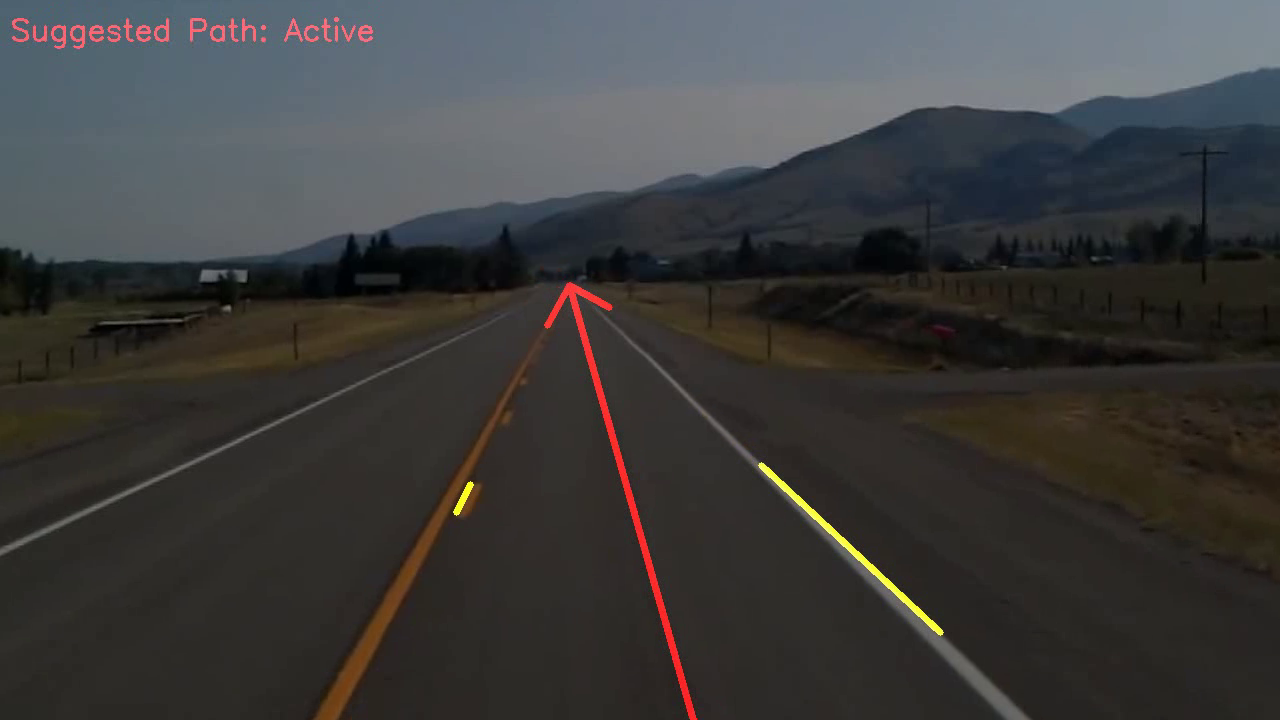
#> input picture frame 6 of output.mp4, 1280 x 720 px, given in place of test2.mp4, which was not available
$ python main.py
#> lines starting #> are read from the running program, lines starting #| are printed output that depends on the picture; after the words box and inside, x2 and y2 are one past the last pixel; in counts of white or black regions, pixels touching at a corner belong together; pictures that were not available may be replaced by others from this repository, and a replacement may not be noted
### detector.py
import matplotlib.pyplot as plt
import cv2
import numpy as np
from numpy.linalg import det


def region_of_interest(img, vertices):
    mask = np.zeros_like(img)
    match_mask_color = 255
    cv2.fillPoly(mask, vertices, match_mask_color)
    masked_image = cv2.bitwise_and(img, mask)
    return masked_image


# [41 lines left out: functions line_engineer, intersection_calculator, base_point_finder, not called in this run]


def draw_lines(original_image, houghp_transform_lines):
    blank_image = np.zeros_like(original_image)

    # get all values of theta for all detected lines
    theta_values = []
    for line in houghp_transform_lines:
        (x0, y0, x1, y1) = line[0]
        points = (x0, y0, x1, y1)
        theta = np.arctan((y1 - y0) / (x1 - x0))
        theta_values.append((theta, points))

    # remove all groups of parallel line, while leaving one
    theta_values.sort(key=lambda x: x[0])
    compare = None
    intersecting_lines = []
    for (i, (theta, points)) in enumerate(theta_values):
        if i == 0:
            compare = theta
            intersecting_lines.append(points)
            continue
        else:
            delta = compare - theta
            compare = theta
            # radians
            if -(np.pi / 12) <= delta <= (np.pi / 12):
                continue
            else:
                intersecting_lines.append(points)

    # iterate through intersecting_lines and plot all points
    if len(intersecting_lines) == 2:
        lines = []
        for (x0, y0, x1, y1) in intersecting_lines:
            cv2.line(blank_image, (x0, y0), (x1, y1), (0, 255, 255), thickness=5)
            lines.append(line_engineer((x0, y0), (x1, y1)))
        point = intersection_calculator(lines[0], lines[1])
        base = base_point_finder(lines[0], lines[1])
        cv2.arrowedLine(blank_image, base, point, (0, 0, 255), 5)
        cv2.putText(blank_image, "Suggested Path: Active", (10, 40), cv2.FONT_HERSHEY_SIMPLEX, 1, (0, 0, 255), 2)
    else:
        for (x0, y0, x1, y1) in intersecting_lines:
            cv2.line(blank_image, (x0, y0), (x1, y1), (0, 255, 255), thickness=5)
        cv2.putText(blank_image, "Suggested Path: Inactive", (10, 40), cv2.FONT_HERSHEY_SIMPLEX, 1, (0, 0, 255), 2)
    detected_image = cv2.addWeighted(original_image, 0.6, blank_image, 1, 0)

    if len(intersecting_lines) != 2:
        print("help", len(intersecting_lines))

    return detected_image


def lane_detection(image):
    img = image.copy()
    height = img.shape[0]
    width = img.shape[1]

    gray_image = cv2.cvtColor(img, cv2.COLOR_RGB2GRAY)
    edges = cv2.Canny(gray_image, 50, 100)

    vertices = [(0, height), (width / 2, height / 2), (width, height)]
    cropped_image = region_of_interest(edges, np.array([vertices], np.int32))
    lanes_detected_image = draw_lines(img, cv2.HoughLinesP(cropped_image, 1, np.pi / 180, 27, minLineLength=20,
                                                           maxLineGap=25))

    return lanes_detected_image

### main.py
from detector import *

if __name__ == "__main__":
    cap = cv2.VideoCapture("test2.mp4")
    fourcc = cv2.VideoWriter_fourcc(*'mp4v')
    out = cv2.VideoWriter("output.mp4", fourcc, 20, (1280, 720))

    while cap.isOpened():
        (ret, frame) = cap.read()
#> frame is the input picture: shape (720, 1280, 3); mean B, G, R 60, 60.5, 60.9

        if ret == True:
            frame = lane_detection(frame)
#> in lane_detection, `edges = cv2.Canny(gray_image, 50, 100)`:
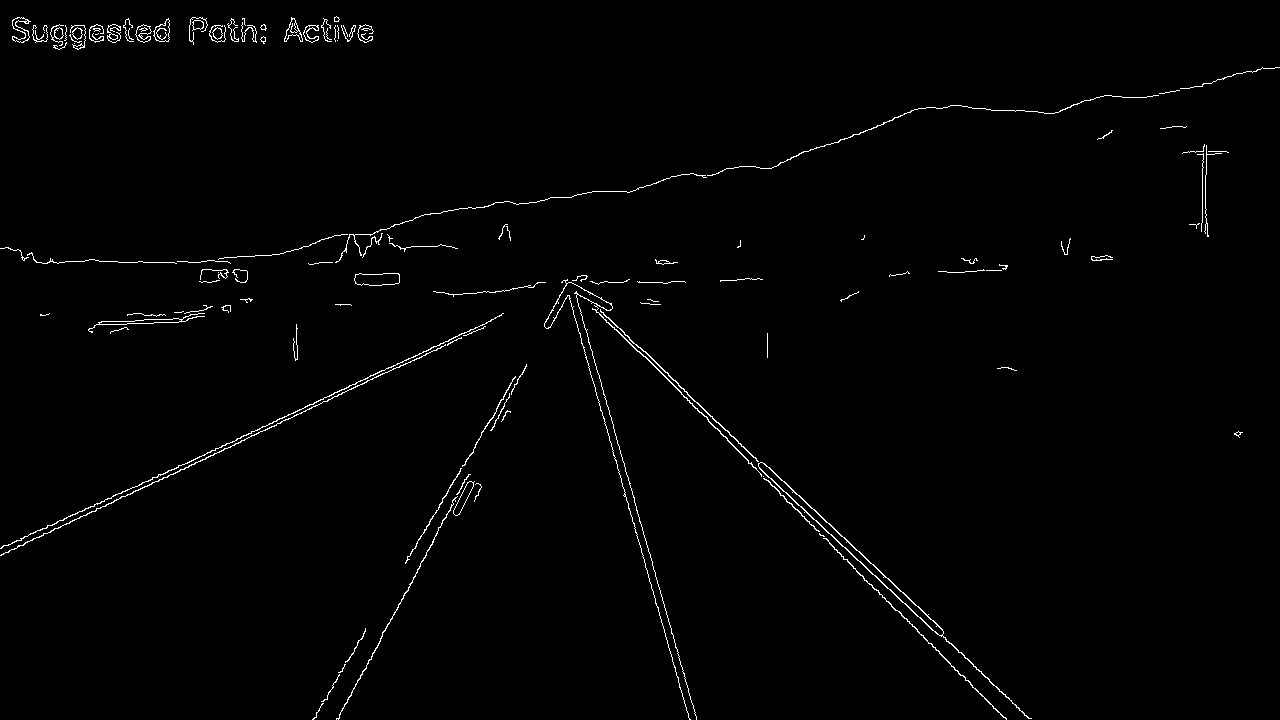
#> edges: shape (720, 1280); 1.2% white in thin lines or dots
#> in region_of_interest, `masked_image = cv2.bitwise_and(img, mask)`:
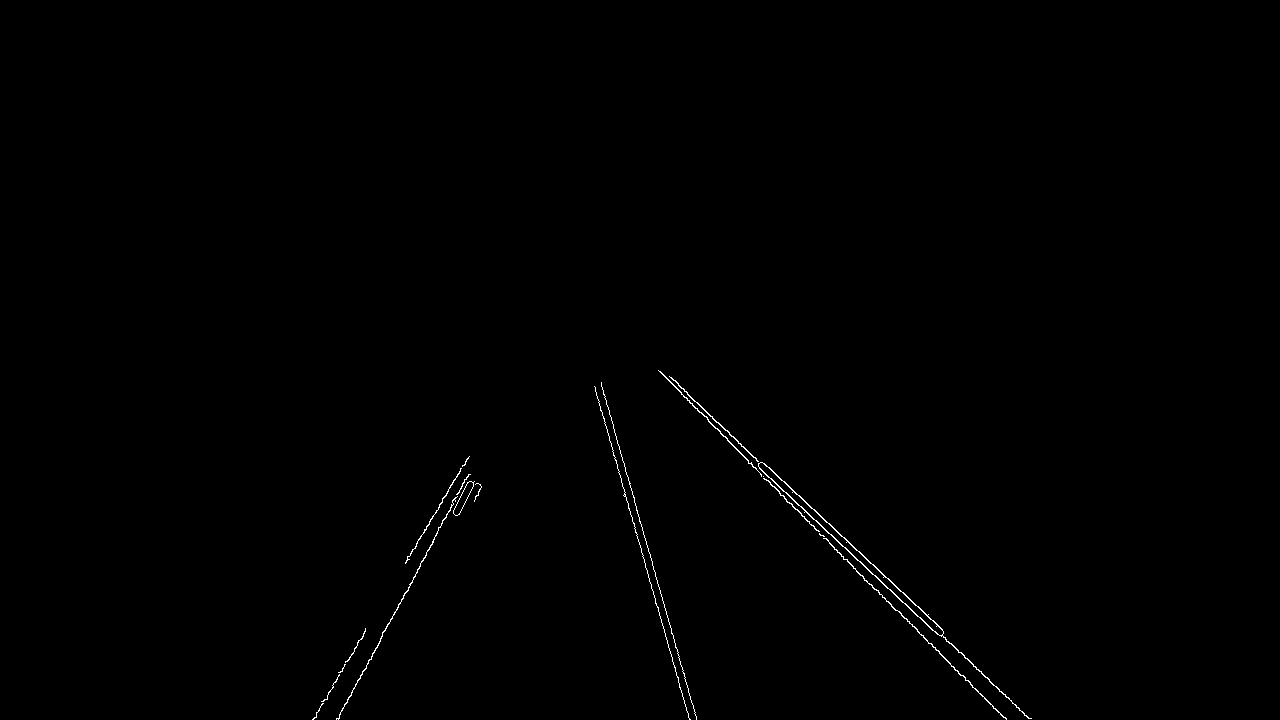
#> masked_image: shape (720, 1280); 0.34% white in thin lines or dots, all inside (x1, y1, x2, y2) = (312, 370, 1032, 720)
#> the loop in draw_lines, `for line in houghp_transform_lines:` made 25 passes
#> (x0, y0, x1, y1, theta) on passes 1 to 8: (758, 466, 939, 635, 0.751), (681, 394, 1006, 719, 0.785), (658, 370, 847, 559, 0.785), (748, 462, 1003, 717, 0.785), (762, 462, 943, 631, 0.751), (601, 383, 696, 717, 1.29), (595, 390, 689, 719, 1.29), (338, 719, 468, 474, -1.08)
#> after the loop in draw_lines, `for line in houghp_transform_lines:`: theta_values = 25 items
#> the loop in draw_lines, `for (i, (theta, points)) in enumerate(theta_values):` made 25 passes
#> (theta, points, delta, compare) on passes 2 to 9: (-1.11, (459, 514, 473, 486), -0.027, -1.11), (-1.08, (338, 719, 468, 474), -0.0242, -1.08), (-1.08, (339, 715, 404, 593), -0.0017, -1.08), (-1.08, (339, 718, 469, 474), 0, -1.08), (-1.05, (313, 719, 365, 628), -0.0296, -1.05), (-1.05, (314, 718, 365, 630), -0.0061, -1.05), (-1.03, (405, 563, 469, 456), -0.0138, -1.03), (-1.03, (407, 558, 467, 458), -0.00138, -1.03)
#> after the loop in draw_lines, `for (i, (theta, points)) in enumerate(theta_values):`: intersecting_lines = [(453, 512, 467, 482), (764, 463, 942, 629), (595, 390, 689, 719)]
#> the loop in draw_lines, `for (x0, y0, x1, y1) in intersecting_lines:` made 3 passes
#> in draw_lines, `cv2.putText(blank_image, "Suggested Path: Inactive", (10, 40), cv2.FON..`:
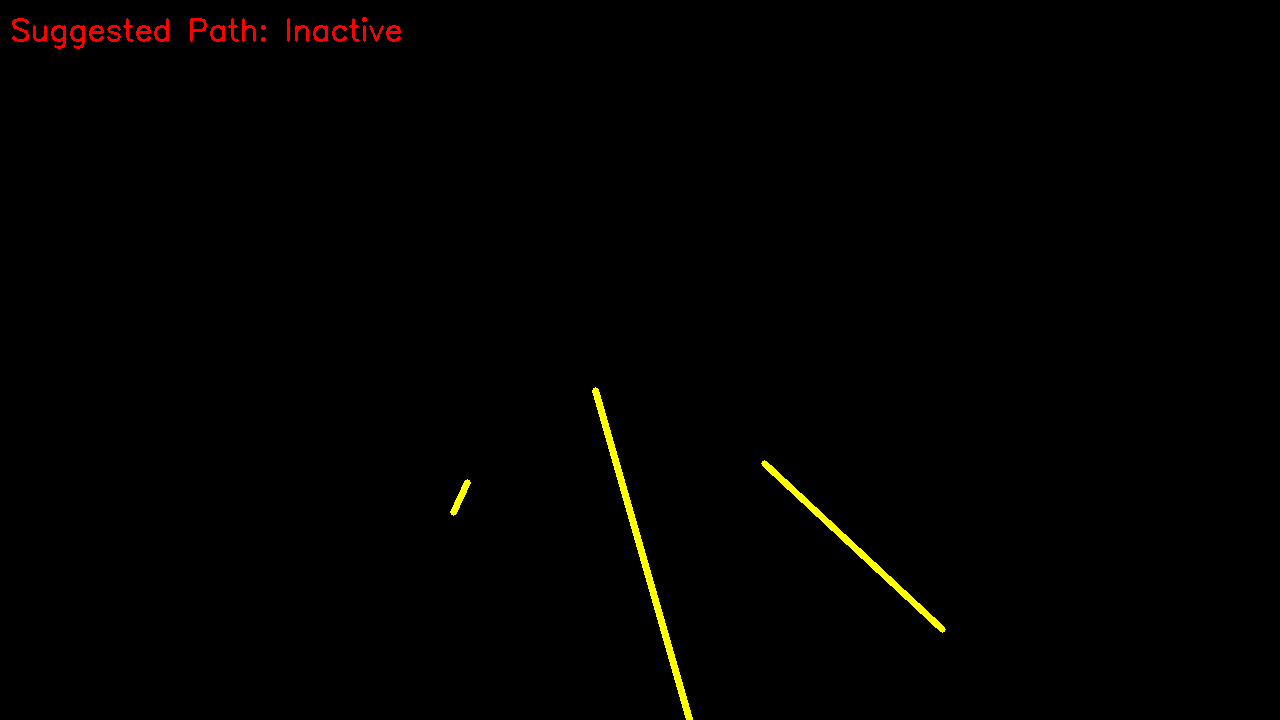
#> blank_image: shape (720, 1280, 3); mean of channels 0, 1, 2 0, 1.2, 1.9; drawn as B, G, R
#> in draw_lines, `detected_image = cv2.addWeighted(original_image, 0.6, blank_image, 1, 0)`:
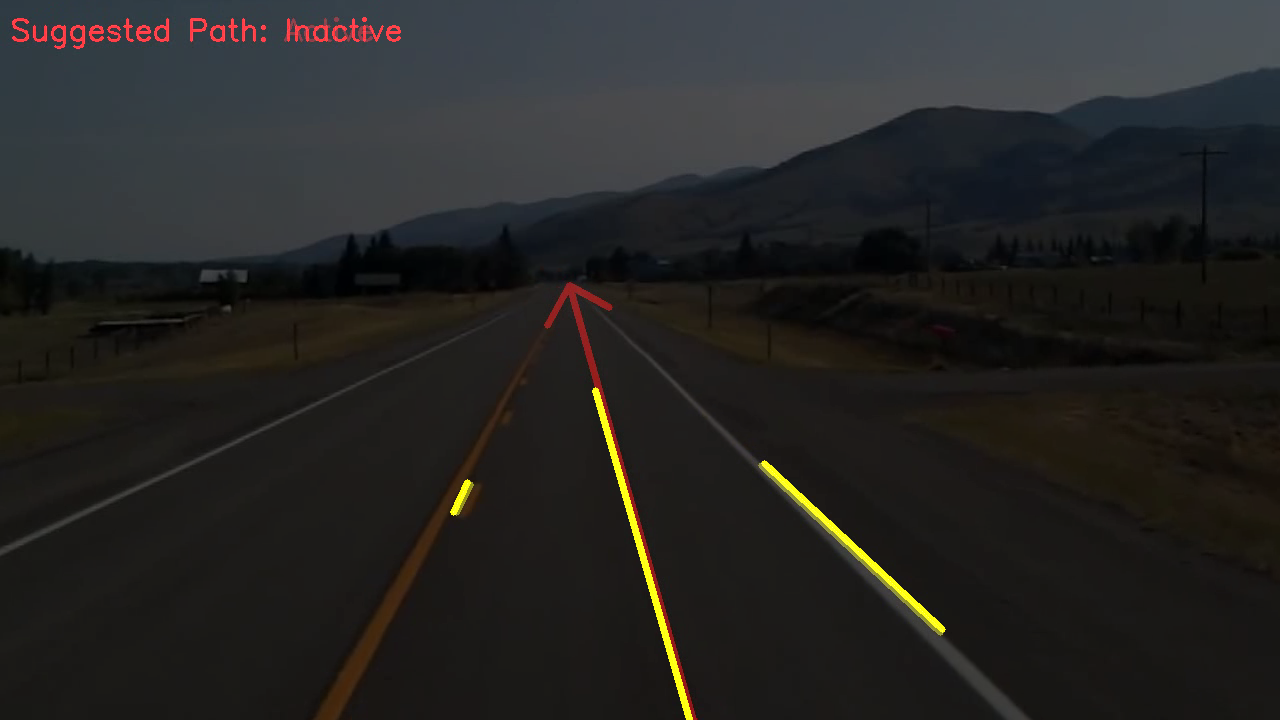
#> detected_image: shape (720, 1280, 3); mean B, G, R 36, 37.2, 37.7
#| help 3
            cv2.imshow("frame", frame)
            out.write(frame)
        if cv2.waitKey(1) == ord("q") or ret == False:
#> (key q is pressed here)
            break

    cap.release()
    cv2.destroyAllWindows()

$ run again, starting later in the video
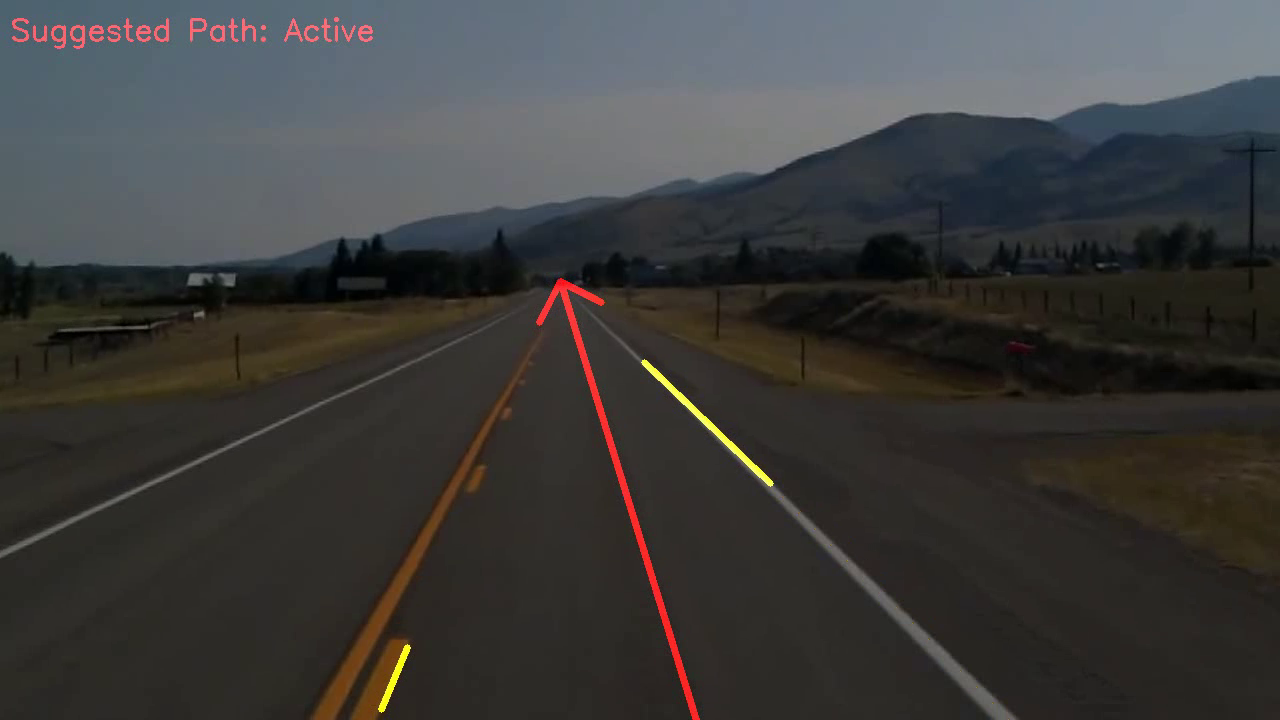
#> input picture frame 28 of output.mp4, 1280 x 720 px, given in place of test2.mp4, which was not available
#> frame is the input picture: shape (720, 1280, 3); mean B, G, R 59.7, 60.7, 61.2
#> in lane_detection, `edges = cv2.Canny(gray_image, 50, 100)`:
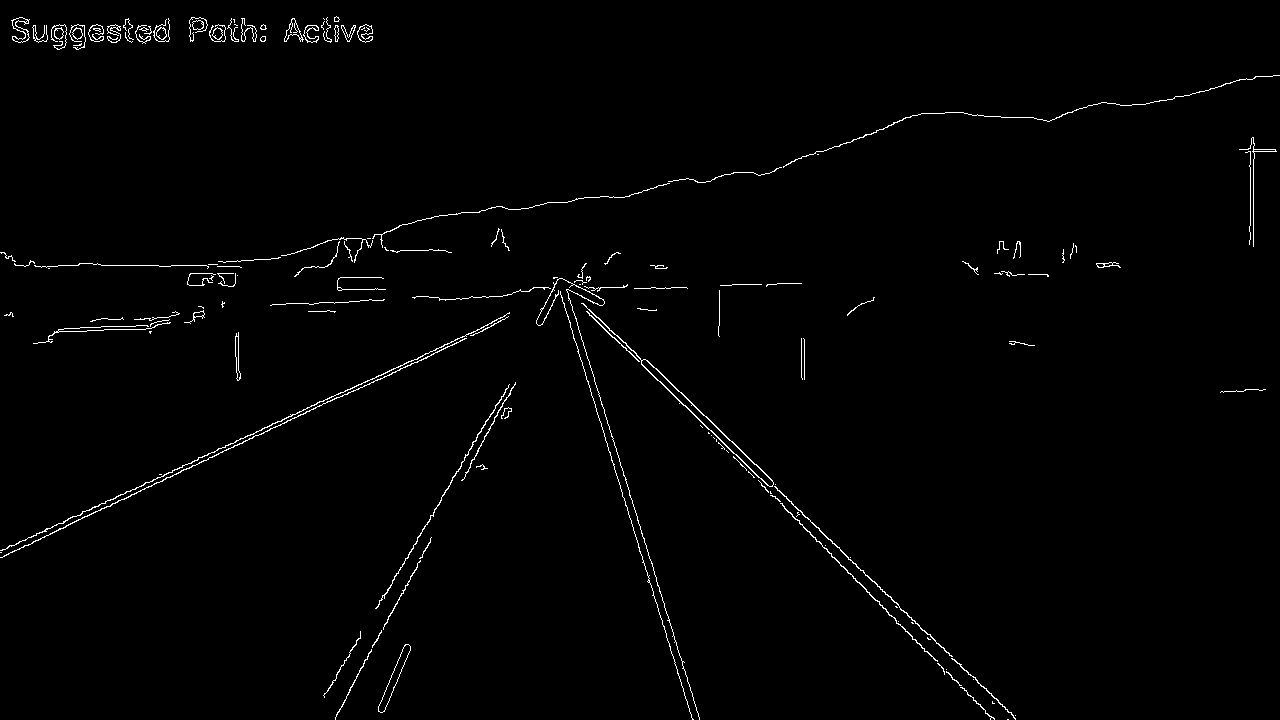
#> edges: shape (720, 1280); 1.2% white in thin lines or dots
#> mask: shape (720, 1280); 25% white; 1 white region, box (x1, y1, x2, y2) and area: (1, 360, 1280, 720) 230680
#> masked_image: shape (720, 1280); 0.33% white in thin lines or dots, all inside (x1, y1, x2, y2) = (323, 361, 1016, 720)
#> the loop in draw_lines, `for line in houghp_transform_lines:` made 25 passes
#> (x0, y0, x1, y1, theta) on passes 1 to 8: (773, 484, 1015, 718, 0.769), (596, 385, 698, 716, 1.27), (816, 541, 994, 719, 0.785), (590, 388, 692, 719, 1.27), (350, 687, 430, 542, -1.07), (708, 432, 994, 718, 0.785), (323, 695, 464, 460, -1.03), (655, 368, 775, 484, 0.768)
#> after the loop in draw_lines, `for line in houghp_transform_lines:`: theta_values = 25 items
#> the loop in draw_lines, `for (i, (theta, points)) in enumerate(theta_values):` made 25 passes
#> (theta, points, delta, compare) on passes 2 to 9: (-1.17, (383, 711, 410, 647), 0, -1.17), (-1.07, (335, 717, 387, 622), -0.102, -1.07), (-1.07, (364, 660, 430, 540), -0.00202, -1.07), (-1.07, (350, 687, 430, 542), -0.00132, -1.07), (-1.07, (462, 480, 478, 451), 0, -1.07), (-1.03, (323, 695, 464, 460), -0.0363, -1.03), (-1.03, (377, 607, 440, 502), 0, -1.03), (-1.03, (417, 537, 464, 459), -0.00188, -1.03)
#> after the loop in draw_lines, `for (i, (theta, points)) in enumerate(theta_values):`: intersecting_lines = [(378, 708, 405, 644), (951, 658, 973, 679), (596, 385, 698, 716)]
#> the loop in draw_lines, `for (x0, y0, x1, y1) in intersecting_lines:` made 3 passes
#> in draw_lines, `detected_image = cv2.addWeighted(original_image, 0.6, blank_image, 1, 0)`:
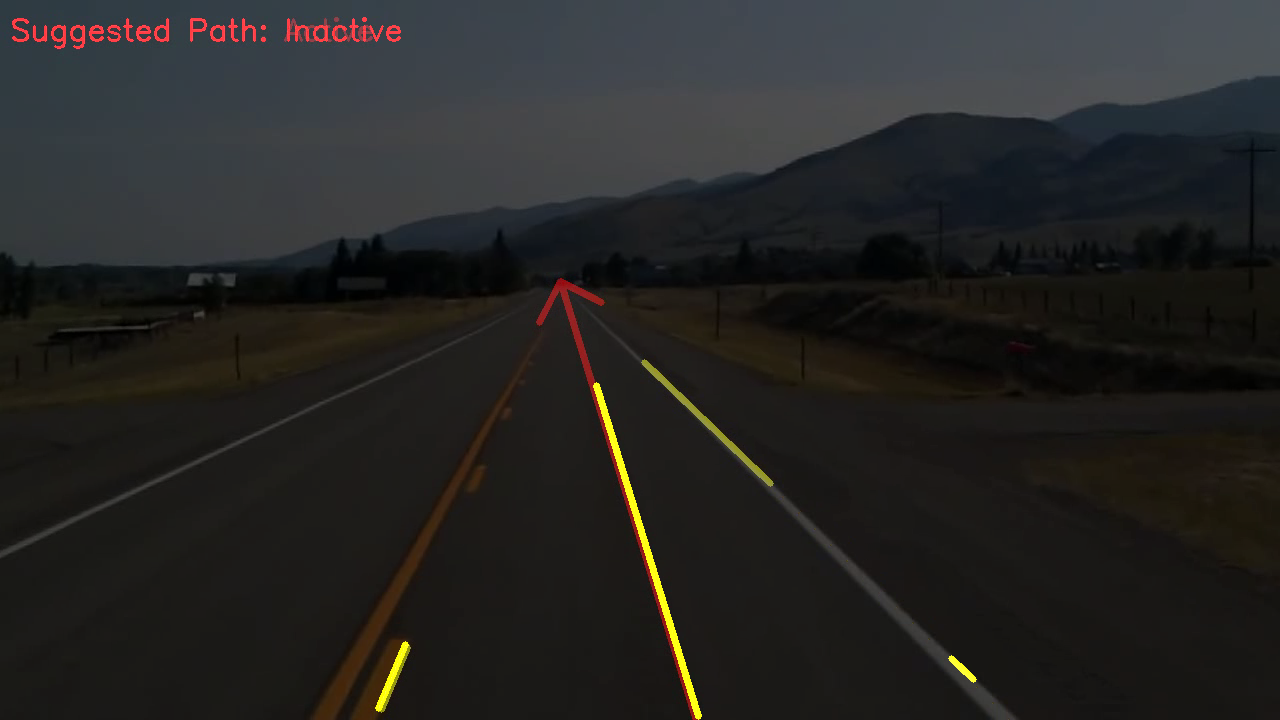
#> detected_image: shape (720, 1280, 3); mean B, G, R 35.9, 37.2, 37.7
#| help 3
